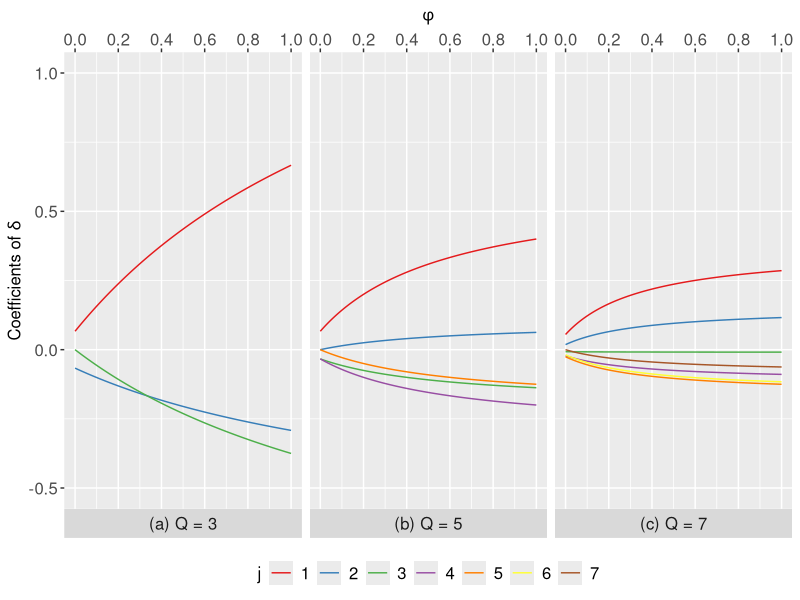

Write R code to recreate this figure.
library(dplyr)
library(ggplot2)
library(gridExtra)
library(RColorBrewer)

coeff_gamma <- function(phi, Q, j) {
  numerator <- (2 * phi * Q^3 - 8 * phi * Q^2 * j + 5 * phi * Q^2 + Q^2 + 
                  6 * phi * Q * j^2 - 8 * phi * Q * j + 3 * phi * Q - 
                  4 * Q * j + Q + 3 * j^2 - j)
  denominator <- Q * (Q - 1) * (phi * Q^2 - 2 * phi * Q + 2 * Q - 1)
  return(numerator / denominator)
}

run_simulation <- function(Q, expression_func) {
  phi_values <- seq(0, 1, length.out = 200)
  data <- expand.grid(phi = phi_values, j = 1:Q) %>%
          mutate(value = mapply(expression_func, phi, Q, j),
                     j = as.factor(j),
                     Q = as.factor(Q))
  return(data)
}

Qs <- c(3, 5, 7)
data_combined1 <- do.call(rbind, lapply(Qs, run_simulation, expression_func = coeff_gamma))

colors <- brewer.pal(n = 7, name = "Set1")

generate_plot <- function(data, y_label, y_limits, facet_labels) {
  ggplot(data, aes(x = phi, y = value, color = j)) +
    geom_line() +
    scale_y_continuous(limits = y_limits, n.breaks = 4) +
    scale_x_continuous(breaks = seq(0, 1, by = 0.2), position = "top") +
    scale_color_manual(values = colors) +
    labs(x = expression(phi), y = y_label, color = "j") +
    facet_wrap(~ Q, ncol = 3, strip.position = "bottom", labeller = labeller(Q = facet_labels)) +
    theme(legend.position = "bottom",
          legend.direction = "horizontal",
          legend.title = element_text(size = 12),
          legend.text = element_text(size = 12),
          axis.title.x = element_text(size = 12),
          axis.title.y = element_text(size = 12),
          axis.text.x = element_text(size = 12),
          axis.text.y = element_text(size = 12),
          axis.title.x.top = element_text(size = 12),
          axis.text.x.top = element_text(size = 12),
          strip.text = element_text(size = 12),
          strip.placement = "outside") +
    guides(color = guide_legend(nrow = 1))
}

p1 <- generate_plot(data_combined1, 
                    y_label = expression("Coefficients of " * delta), 
                    y_limits = c(-0.5, 1),
                    facet_labels = c("3" = "(a) Q = 3", "5" = "(b) Q = 5", "7" = "(c) Q = 7"))

ggsave(filename = "figure_coeff_HH-ANT.pdf", plot = p1, width = 12, height = 2.5)